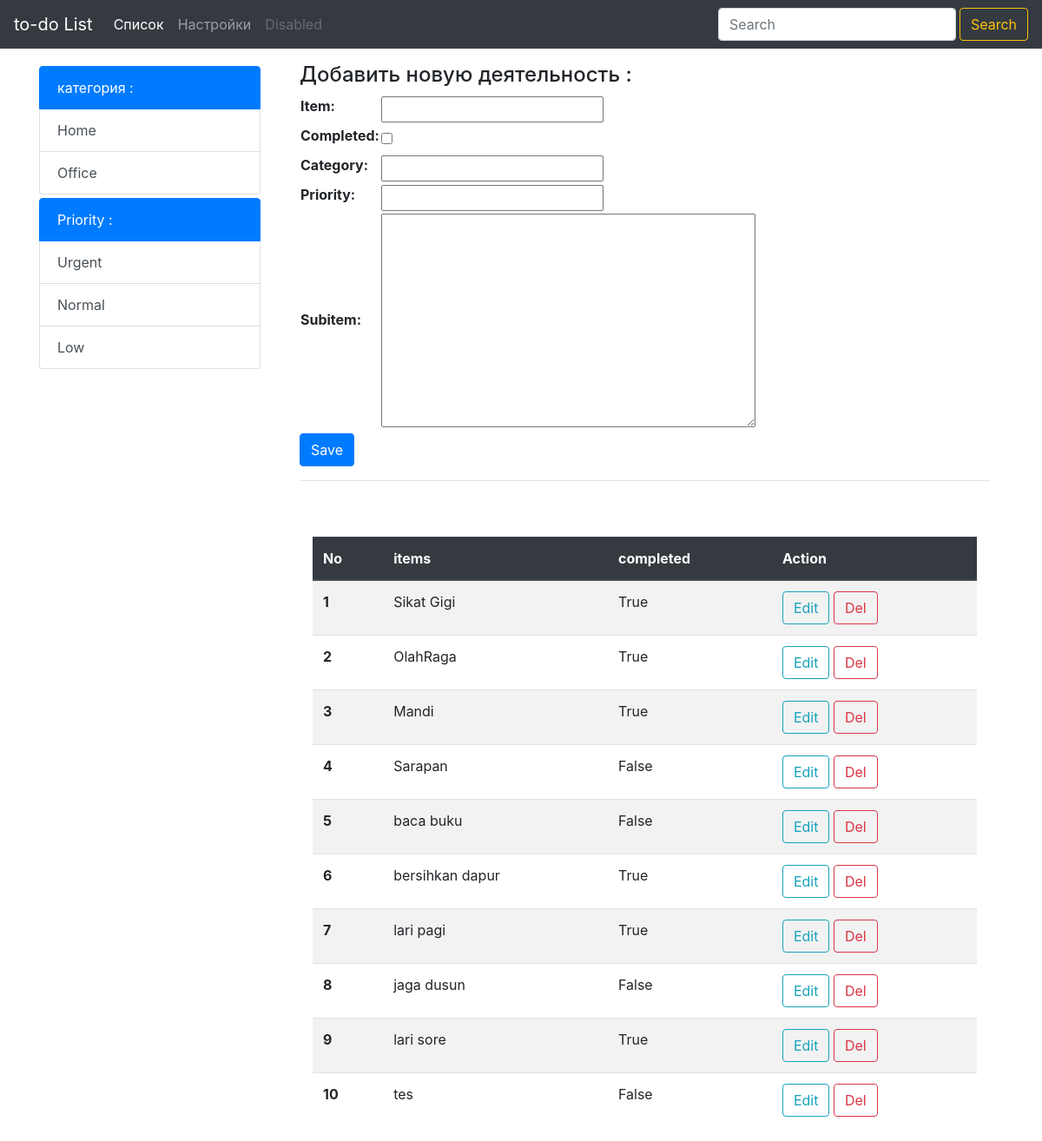
The app's page /list/create/ with its own data.
### list/models.py (models this page shows, shortened)
class List(models.Model):
    item = models.CharField(max_length=200)
    completed = models.BooleanField(default=False)
    category = models.CharField(max_length=50, default='')
    priority = models.CharField(max_length=50, default='')
    subitem = models.TextField(max_length=300, default='', blank=True)

### list/views.py (the view)
# urls.py: url('create/', views.create, name='create'),
def create(request):
    all_items = List.objects.all()
    item_form = ListForm(request.POST or None)
    if request.method == 'POST' :
        if item_form.is_valid():
            item_form.save()
            messages.success(request,('данные добавлены в список!'))
            return redirect ('list/create.html')
    context = {
        "Title" : 'Create',
        'all_items' : all_items,
        "item_form" : item_form,
    }
    return render (request, 'list/create.html', context)

### list/forms.py
class ListForm(forms.ModelForm):
    class Meta:
        model = List
        fields = ["item", "completed", "category", "priority", "subitem"]

### list/templates/list/create.html (shortened to what this page needs)
{% extends 'base.html' %}
{% block content %}
<div class="container pt-4">
    <div>
    <h4>   Добавить новую деятельность : </h4>
    <form method="POST">
        <table>
            {{item_form}}
        </table>
        <button type="submit" class="btn btn-primary">Save</button>
        <hr>
    </div>
    <div class="container pt-5">
        <table class="table table-striped table-hover">
          <thead class="thead-dark">
            <tr>
              <th scope="col">No</th>
              <th scope="col">items</th>
              <th scope="col">completed</th>
              <th scope="col">Action</th>
            </tr>
          </thead>
          <tbody>
            {% for things in all_items %}
            <tr>
              <th scope="row">{{forloop.counter}}</th>
              <td> {{things.item}} </td>
              <td>{{things.completed}}</td>
              <td>
                <a href="{% url 'list:update' things.id %}"><button type="button" class="btn btn-outline-info">Edit</button></a>
                <a href="{% url 'list:delete' things.id %}" onclick="return confirm('вы уверены в удалении??')"><button type="button" class="btn btn-outline-danger">Del</button></a>
              </td>
            </tr>
            {% endfor %}
          </tbody>
        </table>
      </div>
</div>
{% endblock content %}

### records on screen
List: item "Sikat Gigi", completed "True"
List: item "OlahRaga", completed "True"
List: item "Mandi", completed "True"
List: item "Sarapan", completed "False"
List: item "baca buku", completed "False"
List: item "bersihkan dapur", completed "True"
List: item "lari pagi", completed "True"
List: item "jaga dusun", completed "False"
List: item "lari sore", completed "True"
List: item "tes", completed "False"
